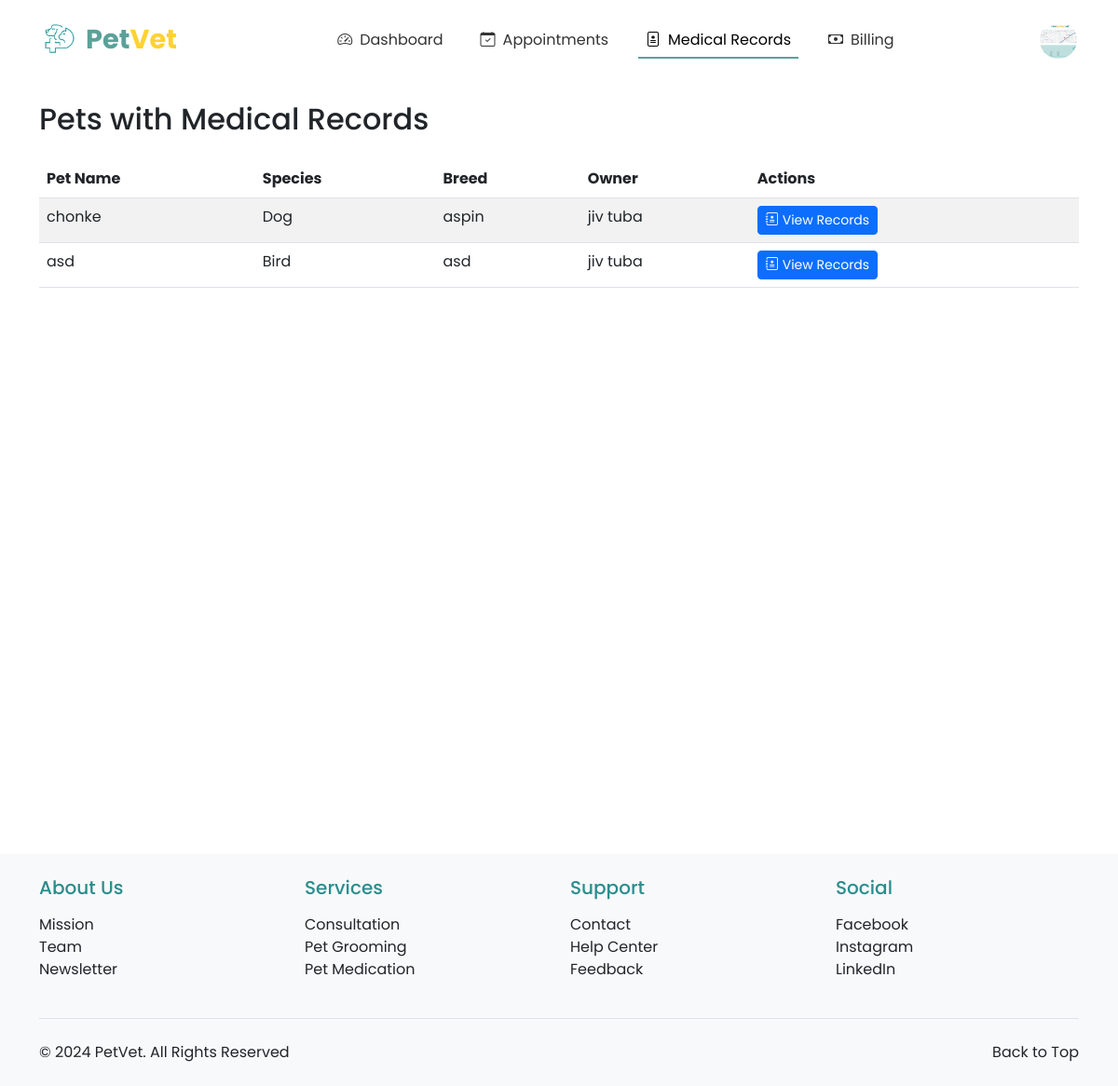
/vet/medical-records/ (signed in), run on the app's committed database.
### registration_login/models.py (models this page shows, shortened)
class Profile(models.Model):
    PAYMENT_CHOICES = [
        ('CASH', 'Cash'),
        ('CARD', 'Credit/Debit Card'),
        ('GCASH', 'GCash'),
        ('MAYA', 'Maya'),
    ]
    ROLE_CHOICES = [
        ('OWNER', 'Pet Owner'),
        ('VET', 'Veterinarian'),
    ]
    user = models.OneToOneField(User, on_delete=models.CASCADE, primary_key=True)
    profile_picture = models.ImageField(upload_to='profile_pics/', default='profile_pics/profile.png')
    first_name = models.CharField(max_length=50)
    last_name = models.CharField(max_length=50)
    address = models.CharField(max_length=200, blank=True, null=True)
    contact_number = models.CharField(max_length=15, blank=True, null=True)
    preferred_payment = models.CharField(max_length=10, choices=PAYMENT_CHOICES, default='CASH')
    card_number = models.CharField(max_length=16, blank=True, null=True)
    card_expiry = models.CharField(max_length=5, blank=True, null=True)
    ewallet_number = models.CharField(max_length=15, blank=True, null=True)
    role = models.CharField(max_length=10, choices=ROLE_CHOICES, default='OWNER')
    phone_number = models.CharField(max_length=20, null=True, blank=True)
    created_at = models.DateTimeField(auto_now_add=True)
    updated_at = models.DateTimeField(auto_now=True)

### pet_registration/models.py (models this page shows, shortened)
class Pet(models.Model):
    owner = models.ForeignKey(User, on_delete=models.CASCADE, related_name='pets')
    pet_id = models.CharField(max_length=20, unique=True)
    pet_name = models.CharField(max_length=50)
    breed = models.CharField(max_length=50)
    species = models.CharField(max_length=50)
    sex = models.CharField(max_length=10, choices=[('Male', 'Male'), ('Female', 'Female'), ('Unknown', 'Unknown')])
    weight = models.DecimalField(max_digits=5, decimal_places=2)
    birthday = models.DateField()
    pet_description = models.TextField(blank=True, null=True)
    image_url = models.ImageField(upload_to='pet_images/', blank=True, null=True)
    primary_veterinarian = models.ForeignKey('veterinarians.VeterinarianProfile',
        on_delete=models.SET_NULL,
        null=True,
        blank=True,
        related_name='primary_pets'
    )

### veterinarians/views.py (the view)
# urls.py: path('medical-records/', views.medical_records_list, name='medical_records_list'),
@login_required
@user_passes_test(is_veterinarian)
def medical_records_list(request):
    try:
        vet_profile = VeterinarianProfile.objects.get(profile=request.user.profile)
    except VeterinarianProfile.DoesNotExist:
        messages.error(request, 'Veterinarian profile not found.')
        return redirect('veterinarians:dashboard')
    pets_with_records = Pet.objects.filter(
        medical_records__veterinarian=vet_profile
    ).distinct()
    return render(request, 'veterinarians/medical_records_list.html', {
        'pets': pets_with_records
    })

### veterinarians/views.py (called while the page is built)
def is_veterinarian(user):
    return user.profile.role == 'VET'

### veterinarians/templates/veterinarians/medical_records_list.html (shortened to what this page needs)
{% extends 'base.html' %}
{% load crispy_forms_tags %}
{% block nav_medical_records %}active{% endblock %}
{% block content %}
<div class="container mt-4">
    <div class="row">
        <div class="col-md-12">
            <h2 class="mb-4">Pets with Medical Records</h2>
            {% if pets %}
                <div class="table-responsive">
                    <table class="table table-striped table-hover">
                        <thead>
                            <tr>
                                <th>Pet Name</th>
                                <th>Species</th>
                                <th>Breed</th>
                                <th>Owner</th>
                                <th>Actions</th>
                            </tr>
                        </thead>
                        <tbody>
                            {% for pet in pets %}
                            <tr>
                                <td>{{ pet.pet_name }}</td>
                                <td>{{ pet.species }}</td>
                                <td>{{ pet.breed }}</td>
                                <td>{{ pet.owner.get_full_name }}</td>
                                <td>
                                    <a href="{% url 'veterinarians:pet_medical_records' pet_id=pet.pet_id %}" class="btn btn-sm btn-primary">
                                        <i class="bi bi-journal-medical me-1"></i>View Records
                                    </a>
                                </td>
                            </tr>
                            {% endfor %}
                        </tbody>
                    </table>
                </div>
            {% else %}
                <div class="alert alert-info">
                    No medical records found for any pets.
                </div>
            {% endif %}
        </div>
    </div>
</div>
{% endblock %}

### appointments/templates/base.html (shortened to what this page needs)
<!DOCTYPE html>
<html lang="en">
<head>
    {% load static %}
    <link href="https://cdn.jsdelivr.net/npm/bootstrap@5.3.0/dist/css/bootstrap.min.css" rel="stylesheet">
    <link rel="stylesheet" href="https://cdn.jsdelivr.net/npm/bootstrap-icons@1.11.2/font/bootstrap-icons.css">
</head>
<body>
    <nav class="navbar navbar-expand-lg navbar-light bg-white">
        <div class="container-fluid">
            <a class="navbar-brand d-flex align-items-center" href="{% url 'homepage:index' %}">
                <img src="{% static 'images/toplogo.png' %}" alt="PetVet Logo" class="me-2">
                <span class="logo-text">
                    <span class="logo-text-pet">Pet</span><span class="logo-text-vet">Vet</span>
                </span>
            </a>
            <div class="collapse navbar-collapse justify-content-center" id="navbarNav">
                <ul class="navbar-nav">
                    {% if user.is_authenticated %}
                        {% if user.profile.role == 'VET' %}
                            <li class="nav-item">
                                <a class="nav-link {% block nav_dashboard %}{% endblock %}" href="{% url 'veterinarians:dashboard' %}">
                                    <i class="bi bi-speedometer2 nav-icon"></i>Dashboard
                                </a>
                            </li>
                            <li class="nav-item">
                                <a class="nav-link {% block nav_appointments %}{% endblock %}" href="{% url 'veterinarians:appointment_list' %}">
                                    <i class="bi bi-calendar-check nav-icon"></i>Appointments
                                </a>
                            </li>
                            <li class="nav-item">
                                <a class="nav-link {% block nav_medical_records %}{% endblock %}" href="{% url 'veterinarians:medical_records_list' %}">
                                    <i class="bi bi-file-medical nav-icon"></i>Medical Records
                                </a>
                            </li>
                            <li class="nav-item">
                                <a class="nav-link {% block nav_billing %}{% endblock %}" href="{% url 'veterinarians:billing_management' %}">
                                    <i class="bi bi-cash nav-icon"></i>Billing
                                </a>
                            </li>
                        {% endif %}
                    {% endif %}
                </ul>
            </div>
            <div class="d-flex align-items-center">
                {% if user.is_authenticated %}
                    <div class="dropdown">
                        <img src="{{ user.profile.profile_picture.url }}" alt="Profile" class="profile-image" role="button" data-bs-toggle="dropdown" aria-expanded="false">
                    </div>
                {% else %}
                    <a href="{% url 'registration_login:my_login' %}" class="btn btn-auth-primary me-2">Login</a>
                    <a href="{% url 'registration_login:register' %}" class="btn btn-auth-outline">Register</a>
                {% endif %}
            </div>
        </div>
    </nav>
    <main>
        {% block content %}{% endblock %}
    </main>
    <footer class="bg-light py-4">
        <div class="container">
            <div class="row g-4">
                <div class="col-lg-3 col-md-6">
                    <h5 class="mb-3" style="color: #2A8D8D;">About Us</h5>
                    <ul class="list-unstyled">
                        <li><a href="{% url 'homepage:about_us' %}#mission" class="text-decoration-none text-dark">Mission</a></li>
                        <li><a href="{% url 'homepage:about_us' %}#team" class="text-decoration-none text-dark">Team</a></li>
                        <li><a href="{% url 'homepage:about_us' %}#newsletter" class="text-decoration-none text-dark">Newsletter</a></li>
                    </ul>
                </div>
                <div class="col-lg-3 col-md-6">
                    <h5 class="mb-3" style="color: #2A8D8D;">Services</h5>
                    <ul class="list-unstyled">
                        <li><a href="{% url 'homepage:index' %}#services" class="text-decoration-none text-dark">Consultation</a></li>
                        <li><a href="{% url 'homepage:index' %}#services" class="text-decoration-none text-dark">Pet Grooming</a></li>
                        <li><a href="{% url 'homepage:index' %}#services" class="text-decoration-none text-dark">Pet Medication</a></li>
                    </ul>
                </div>
                <div class="col-lg-3 col-md-6">
                    <h5 class="mb-3" style="color: #2A8D8D;">Support</h5>
                    <ul class="list-unstyled">
                        <li><a href="{% url 'homepage:about_us' %}#contact" class="text-decoration-none text-dark">Contact</a></li>
                        <li><a href="{% url 'homepage:about_us' %}#help" class="text-decoration-none text-dark">Help Center</a></li>
                        <li><a href="{% url 'homepage:about_us' %}#feedback" class="text-decoration-none text-dark">Feedback</a></li>
                    </ul>
                </div>
                <div class="col-lg-3 col-md-6">
                    <h5 class="mb-3" style="color: #2A8D8D;">Social</h5>
                    <ul class="list-unstyled">
                        <li><a href="https://facebook.com" target="_blank" class="text-decoration-none text-dark">Facebook</a></li>
                        <li><a href="https://instagram.com" target="_blank" class="text-decoration-none text-dark">Instagram</a></li>
                        <li><a href="https://linkedin.com" target="_blank" class="text-decoration-none text-dark">LinkedIn</a></li>
                    </ul>
                </div>
            </div>
            <div class="border-top mt-4 pt-4">
                <div class="container px-0">
                    <div class="row">
                        <div class="col-md">
                            <p class="mb-0 text-dark">&copy; 2024 PetVet. All Rights Reserved</p>
                        </div>
                        <div class="col-md text-md-end">
                            <a href="#" class="text-decoration-none text-dark" id="back-to-top">Back to Top</a>
                        </div>
                    </div>
                </div>
            </div>
        </div>
    </footer>
</body>
</html>

### appointments/templates/base.html (style rules this page uses)
:root { --primary-color: #5BA199; --secondary-color: #FFD233; --light-cream: #FFF9EA; }
body { font-family: 'Poppins', sans-serif; min-height: 100vh; display: flex; flex-direction: column; }
main { min-height: 100vh; }
footer { margin-top: 2rem; }
.navbar { padding: 1rem 2rem; }
.navbar-brand img { height: 40px; }
.nav-link { color: #333; position: relative; padding: 0.5rem 1.5rem; margin: 0 0.5rem; }
.nav-link.active { color: var(--primary-color); }
.nav-link.active::after { content: ''; position: absolute; bottom: 0; left: 0; width: 100%; height: 2px; background-color: var(--primary-color); }
.navbar-nav { gap: 0.5rem; }
.profile-image { width: 40px; height: 40px; border-radius: 50%; object-fit: cover; cursor: pointer; }
.logo-text { font-size: 1.8rem; font-weight: 700; }
.logo-text-pet { color: var(--primary-color); }
.logo-text-vet { color: var(--secondary-color); }
.nav-icon { margin-right: 0.5rem; }

### data on the page
Pet: pet_name "chonke", species "Dog", breed "aspin", owner.get_full_name "jiv tuba"
Pet: pet_name "asd", species "Bird", breed "asd", owner.get_full_name "jiv tuba"
